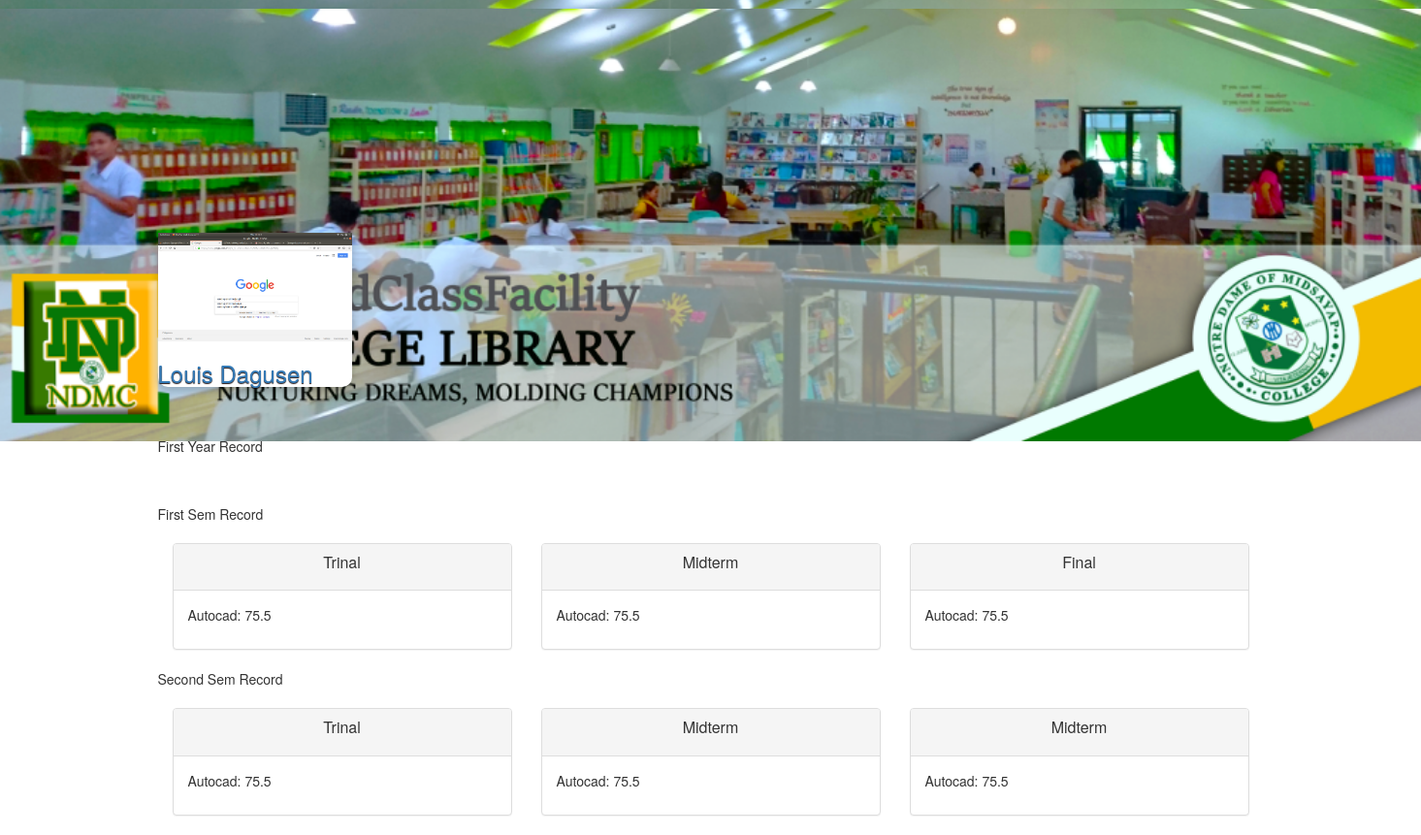
/grades/1st/Dagusen/, run on the app's committed database.
### myuser/models.py (models this page shows, shortened)
class MyUser(AbstractBaseUser):
    email = models.EmailField(
        verbose_name='email address',
        max_length=255,
        unique=True,
    )
    Student_profile =   models.ImageField(upload_to = 'static/media')
    last_name      =    models.CharField(max_length=100)
    first_name     =   models.CharField(max_length=100)
    MI             =   models.CharField(max_length=200)
    Gender = (
        ('Male', 'Male'),
        ('Female', 'Female'),
    )
    Sex             =   models.CharField(max_length=6, choices=Gender, blank=True, default=True)
    date_of_birth   =   models.DateField()
    Age             =   models.CharField(max_length=20)
    course          =   models.ForeignKey(Course,on_delete=models.SET_NULL, null=True)
    years = (
        ('1st', '1st'),
        ('2nd', '2nd'),
        ('3rd', '3rd'),
        ('4rth', '4rth'),
    )
    Year            = models.CharField(max_length=6, choices=years, blank=True, default=True)
    objects         = MyUserManager()
    is_active       = models.BooleanField(default=True)
    is_admin        = models.BooleanField(default=False)
    is_faculty      = models.BooleanField(default=False)
    is_student      = models.BooleanField(default=False)
    USERNAME_FIELD = 'email'
    REQUIRED_FIELDS = ['date_of_birth']

### grade/models.py (models this page shows, shortened)
class Grade(models.Model):
	user		 =      models.ForeignKey(User)
	First_year_Grade     =      models.BooleanField(default=False)
	Second_year_Grade		 = 		models.BooleanField(default=False)
	Third_year_Grade	 = 		models.BooleanField(default=False)
	Fourth_year_Grade    =      models.BooleanField(default=False)
	subject 	 =      models.ForeignKey(subject,on_delete=models.SET_NULL, null=True)
	professor 	 =      models.ForeignKey(professor,on_delete=models.SET_NULL, null=True)
	First_Sem	 = 		models.BooleanField(default=False)
	Second_Sem   =      models.BooleanField(default=False)
	quiz		 = 		models.IntegerField(null=True)
	performance	 =	    models.IntegerField(null=True)
	exam         =      models.IntegerField(null=True)
	trinal		 = 		models.BooleanField(default=False)
	midterm      =      models.BooleanField(default=False)
	Final        =      models.BooleanField(default=False)
	def get_computed(self):
		result = self.quiz * 0.25 + self.performance * 0.25 + self.exam  * 0.50
		return result

### subject/models.py (models this page shows, shortened)
class subject(models.Model):
	subject_name		 = 		models.CharField(max_length=150)
	subject_Descreption  = 	 	models.CharField(max_length=200)
	color = models.CharField(max_length=7, default='#007bff')

### grade/views.py (the view)
# urls.py: url(r'^1st/(?P<last_name>[\w-]+)/$', views.ProfileDetailView1.as_view(), name='detail1'),
class ProfileDetailView1(DetailView):
	template_name = 'Grade.html'
	def get_object(self):
		last_name = self.kwargs.get("last_name")
		if last_name is None:
			raise Http404
		return get_object_or_404(User, last_name__iexact=last_name, is_active=True)
	def get_context_data(self, *args, **kwargs):
		context =super(ProfileDetailView1, self).get_context_data(*args, **kwargs)
		myuser = context['myuser']
		return context

### myuser/templates/Grade.html (shortened to what this page needs)
{% extends "base.html" %}
{% block content %}
<!DOCTYPE html>
<html>
<head>
	{% load staticfiles %}
   <link rel="stylesheet" href="{% static 'css/bootstrap.min.css' %}">
   <link rel="stylesheet" href="{% static 'css/card.css' %}">
   <link rel="stylesheet" href="{% static 'css/image.css' %}">
</head>
<br></br>
<br></br>
<br></br>
<br></br>
<br></br>
<br></br>
<div class="card">
 	 		<p><img src="{{  myuser.MEDIA_URL }}{{myuser.Student_profile.url}}" width="200px"></p>
 			<h3><a href='{% url "myuser:edit" last_name=myuser.last_name %}'>{{  myuser.first_name }} {{ myuser.last_name }}</a></h3>
 		</div>
<br></br>
 {% include 'snippets/nav.html'%}
    <p>First Year Record</p>
    <br></br>
    <p>First Sem Record</p>
  <div class="panel-group" id="accordion">
     <div class="col-md-4" style="margin-bottom:20px">
    <div class="panel panel-default">
      <div class="panel-heading">
        <h4 class="panel-title">
          <a data-toggle="collapse" data-parent="#accordion" href="#collapse2" align="center" ><p allign="center">Trinal</p></a>
        </h4>
      </div>
      <div id="collapse2" class="panel-collapse collapse in">
        <div class="panel-body">
     {% for grade in myuser.grade_set.all %}
          {% if grade.First_year_Grade %}
          {% if grade.First_Sem %}
          {% if grade.trinal %}
				<p>{{  grade.subject.subject_name }}: {{  grade.get_computed}}</p>
        {% endif %}
        {% endif %}
        {% endif %}
      {% endfor %}
			</div>
      </div>
  </div>
</div>
  <div class="panel-group" id="accordion">
  	 <div class="col-md-4" style="margin-bottom:20px">
    <div class="panel panel-default">
      <div class="panel-heading">
        <h4 class="panel-title">
          <a data-toggle="collapse" data-parent="#accordion" href="#collapse2" align="center" ><p allign="center">Midterm</p></a>
        </h4>
      </div>
      <div id="collapse2" class="panel-collapse collapse in">
        <div class="panel-body">
 {% for grade in myuser.grade_set.all %}
          {% if grade.First_year_Grade %}
          {% if grade.First_Sem %}
          {% if grade.trinal %}
        <p>{{  grade.subject.subject_name }}: {{  grade.get_computed}}</p>
        {% endif %}
        {% endif %}
        {% endif %}
        {% endfor %}
        </div>
      </div>
  </div>
    </div>
  </div>
  <div class="panel-group" id="accordion">
  	 <div class="col-md-4" style="margin-bottom:20px">
    <div class="panel panel-default">
      <div class="panel-heading">
        <h4 class="panel-title">
          <a data-toggle="collapse" data-parent="#accordion" href="#collapse3" align="center" ><p allign="center">Final</p></a>
        </h4>
      </div>
      <div id="collapse3" class="panel-collapse collapse in">
        <div class="panel-body">
{% for grade in myuser.grade_set.all %}
          {% if grade.First_year_Grade %}
          {% if grade.First_Sem %}
          {% if grade.trinal %}
        <p>{{  grade.subject.subject_name }}: {{  grade.get_computed}}</p>
        {% endif %}
        {% endif %}
        {% endif %}
      {% endfor %}
        </div>
      </div>
  </div>
    </div>
</div>
  <p>Second Sem Record</p>
 <div class="panel-group" id="accordion">
     <div class="col-md-4" style="margin-bottom:20px">
    <div class="panel panel-default">
      <div class="panel-heading">
        <h4 class="panel-title">
          <a data-toggle="collapse" data-parent="#accordion" href="#collapse2" align="center" ><p allign="center">Trinal</p></a>
        </h4>
      </div>
      <div id="collapse2" class="panel-collapse collapse in">
        <div class="panel-body">
 {% for grade in myuser.grade_set.all %}
          {% if grade.First_year_Grade %}
          {% if grade.Second_Sem %}
          {% if grade.trinal %}
        <p>{{  grade.subject.subject_name }}: {{  grade.get_computed}}</p>
        {% endif %}
        {% endif %}
        {% endif %}
      {% endfor %}
      </div>
      </div>
  </div>
</div>
 <div class="panel-group" id="accordion">
     <div class="col-md-4" style="margin-bottom:20px">
    <div class="panel panel-default">
      <div class="panel-heading">
        <h4 class="panel-title">
          <a data-toggle="collapse" data-parent="#accordion" href="#collapse2" align="center" ><p allign="center">Midterm</p></a>
        </h4>
      </div>
      <div id="collapse2" class="panel-collapse collapse in">
        <div class="panel-body">
 {% for grade in myuser.grade_set.all %}
          {% if grade.First_year_Grade %}
          {% if grade.Second_Sem %}
          {% if grade.trinal %}
        <p>{{  grade.subject.subject_name }}: {{  grade.get_computed}}</p>
        {% endif %}
        {% endif %}
        {% endif %}
     {% endfor %}
      </div>
      </div>
  </div>
</div>
</div>
 <div class="panel-group" id="accordion">
     <div class="col-md-4" style="margin-bottom:20px">
    <div class="panel panel-default">
      <div class="panel-heading">
        <h4 class="panel-title">
          <a data-toggle="collapse" data-parent="#accordion" href="#collapse2" align="center" ><p allign="center">Midterm</p></a>
        </h4>
      </div>
      <div id="collapse2" class="panel-collapse collapse in">
        <div class="panel-body">
 {% for grade in myuser.grade_set.all %}
          {% if grade.First_year_Grade %}
          {% if grade.Second_Sem %}
          {% if grade.trinal %}
        <p>{{  grade.subject.subject_name }}: {{  grade.get_computed}}</p>
        {% endif %}
        {% endif %}
        {% endif %}
      {% endfor %}
      </div>
      </div>
  </div>
</div>
</div>
</html>
</body>
 {% endblock content %}

### templates/static/css/card.css (style rules this page uses)
.card { background-color: white; box-shadow: 0 4px 8px 0 rgba(0, 0, 0, 0.2); max-width: 200px; margin: left; transition: 0.3s; border-radius: 10px; text-shadow: 0 .05rem .1rem rgba(15, 2, 2, 0.92); }

### templates/static/css/image.css (style rules this page uses)
body, html { height: 100%; margin: 0; }
html, body { background-image: url(img/ndmc.png); height: 10%; background-position: center; background-repeat: no-repeat; background-size: cover; }

### data on the page
MyUser: Student_profile (picture), first_name "Louis", last_name "Dagusen"
Grade: subject.subject_name "Autocad", get_computed "75.5"
